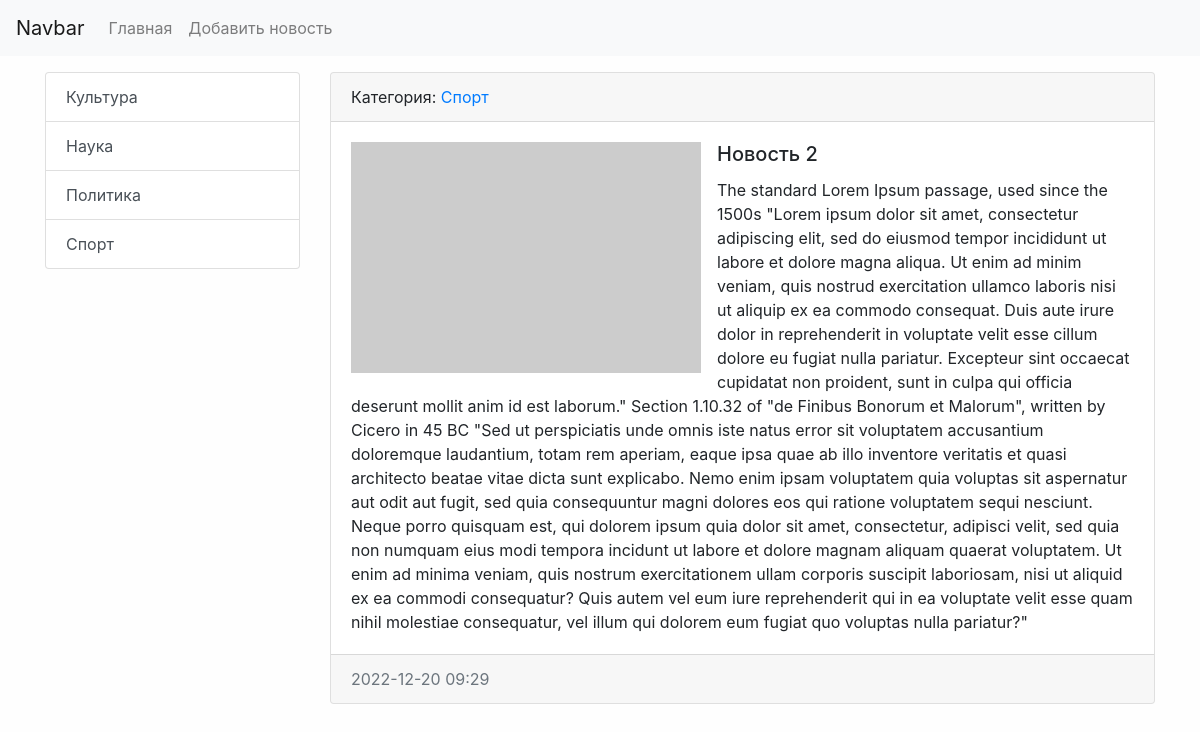
Screenshot of /news/2/ with the database file from the repository.
### news/models.py (models this page shows, shortened)
class Category(models.Model):
    title = models.CharField(
        max_length=150, db_index=True, verbose_name='Наиминование категории')
    def get_absolute_url(self):
        return reverse("category", kwargs={"category_id": self.pk})
    def __str__(self):
        return self.title
    class Meta:
        verbose_name = 'Категория'
        verbose_name_plural = 'Категории'
        ordering = ['title']

class News(models.Model):
    title = models.CharField(max_length=150, verbose_name="Наименование")
    content = models.TextField(blank=True, verbose_name="Контент")
    creates_at = models.DateTimeField(
        auto_now_add=True, verbose_name="Дата создания")
    updated_at = models.DateTimeField(
        auto_now=True, verbose_name="Дата обновления")
    photo = models.ImageField(
        upload_to='photos/%Y/%m/%d', verbose_name="Фото", blank=True)
    is_published = models.BooleanField(
        default=True, verbose_name="Опубликовано")
    category = models.ForeignKey(
        'Category', on_delete=models.PROTECT, verbose_name='Категория')
    class Meta:
        verbose_name = 'Новость'
        verbose_name_plural = 'Новости'
        ordering = ['-creates_at']

### news/views.py (the view)
# urls.py: path('news/<int:pk>/', ViewNews.as_view(), name='view_news'),
class ViewNews(DetailView):
    model = News
    context_object_name = 'news_item'

### news/templatetags/news_tags.py (called while the page is built)
@register.inclusion_tag('news/list_categories.html')
def show_categories():
    categories = Category.objects.all()
    return {'categories': categories}

### news/templates/news/news_detail.html (shortened to what this page needs)
{% extends 'base.html' %}  {% block sidebar %} {% include 'inc/_sidebar.html' %} {%endblock%}
{% block content %}
<div class="card mb-3">
	<div class="card-header">
		Категория:
		<a href="{{ news_item.category.get_absolute_url }}"
			>{{news_item.category}}</a
		>
	</div>
	<div class="card-body">
		{% if news_item.photo %}
		<img
			class="mr-3 mb-1 float-left"
			src="{{ news_item.photo.url }}"
			alt="news-photo"
			width="350px"
		/>
		{% else %}
		<img
			class="mr-3 float-left"
			src="https://picsum.photos/536/354"
			alt="lorem"
			width="350px"
		/>
		{% endif %}
		<h5 class="card-title">{{ news_item.title }}</h5>
		<p class="card-text">{{ news_item.content }}</p>
	</div>
	<div class="card-footer text-muted">
		{{ news_item.creates_at|date:"Y-m-d H:i" }}
	</div>
</div>
{%endblock%}

### news/templates/news/list_categories.html
<div class="list-group">
	{% for item in categories %}
	<a
		href="{{ item.get_absolute_url }}"
		class="list-group-item list-group-item-action"
		>{{ item.title}}</a
	>
	{% endfor %}
</div>

### mysite/static/css/style.css (style rules this page uses)
body { background-color: #fefefe; }

### rows the page displays
Category: title "Культура"
Category: title "Наука"
Category: title "Политика"
Category: title "Спорт"
News: category "Спорт", title "Новость 2", content "The standard Lorem Ipsum passage, used since the 1500s \"Lorem ipsum dolor sit amet, consectetur adipiscing elit, sed do eiusmod tempor incididunt ut labore et dolore magna aliqua. Ut enim ad minim veniam, quis nostrud exercitation ullamco laboris nisi ut aliquip ex ea commodo consequat. Duis aute irure dolor in reprehenderit in voluptate velit esse cillum dolore eu fugiat nulla pariatur. Excepteur sint occaecat cupidatat non proident, sunt in culpa qui officia deserunt mollit anim id est laborum.\" Section 1.10.32 of \"de Finibus Bonorum et Malorum\", written by Cicero in 45 BC \"Sed ut perspiciatis unde omnis iste natus error sit voluptatem accusantium doloremque laudantium, totam rem aperiam,…", creates_at "2022-12-20 09:29"
